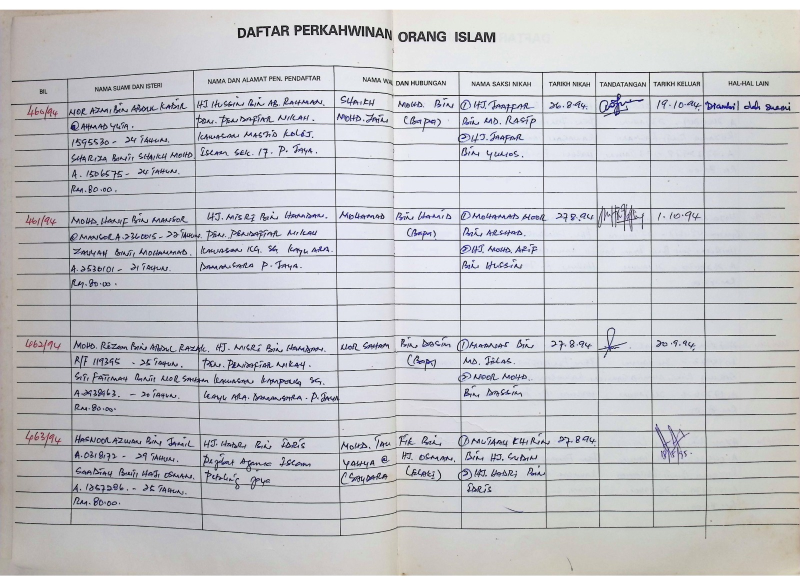
#> input picture data/jobs/20260525_115623_ccc56727/input/5e96ed42-1760-4274-b879-10d91ee7a201.JPG, 1600 x 1151 px (shown at 1/2 size)
$ python -i preprocess.py   (imports and definitions only)
#> lines starting #> are read from the running program, lines starting #| are printed output that depends on the picture; after the words box and inside, x2 and y2 are one past the last pixel; in counts of white or black regions, pixels touching at a corner belong together
from __future__ import annotations

from dataclasses import dataclass
from pathlib import Path
import shutil
import tempfile

import cv2


@dataclass(frozen=True)
class RetryVariant:
    name: str
    source: str
    image_path: Path
    temporary: bool = False


def build_retry_variants(
    crop_path: Path,
    *,
    padding_ratio: float = 0.05,
    save_dir: Path | None = None,
) -> list[RetryVariant]:
#> called with padding_ratio = 0.05
    image = cv2.imread(str(crop_path), cv2.IMREAD_COLOR)
#> image is the input picture: shape (1151, 1600, 3); mean B, G, R 201.9, 197.5, 196.9
    if image is None:
        raise ValueError(f"Failed to load retry crop: {crop_path}")

    output_dir, temporary = _prepare_output_dir(save_dir)
    output_dir.mkdir(parents=True, exist_ok=True)

    padded = _pad_image(image, padding_ratio=padding_ratio)
#> in _pad_image, `return cv2.copyMakeBorder( image, padding, padding, padding, padding, ..`:
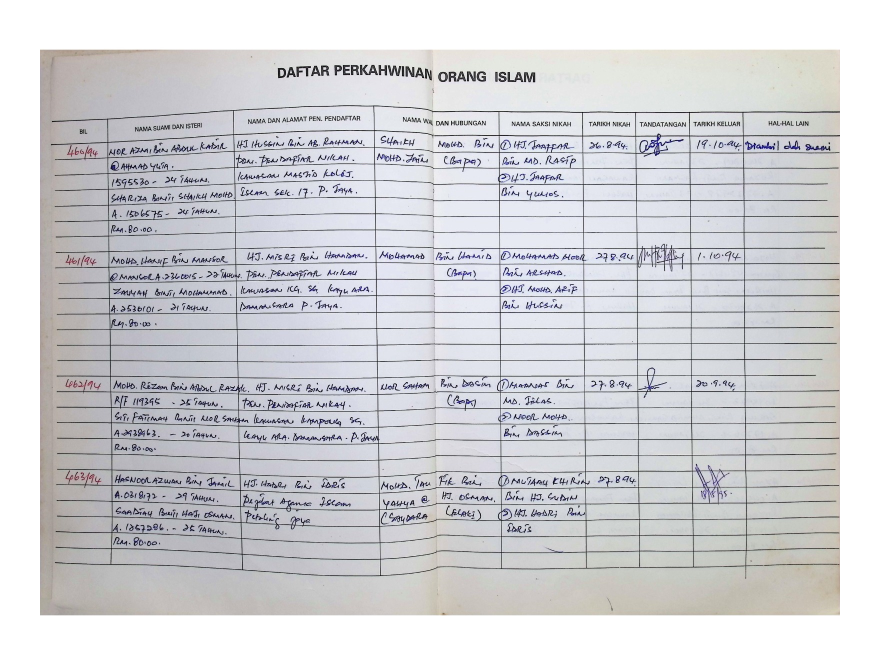
#> returned value: shape (1311, 1760, 3) (shown at 1/2 size); mean of channels 0, 1, 2 212.7, 209.1, 208.6; drawn as B, G, R
    grayscale = cv2.cvtColor(padded, cv2.COLOR_BGR2GRAY)
    grayscale = cv2.resize(grayscale, None, fx=2.0, fy=2.0, interpolation=cv2.INTER_CUBIC)
#> grayscale: shape (2622, 3520)
    grayscale = cv2.convertScaleAbs(grayscale, alpha=1.2, beta=8.0)
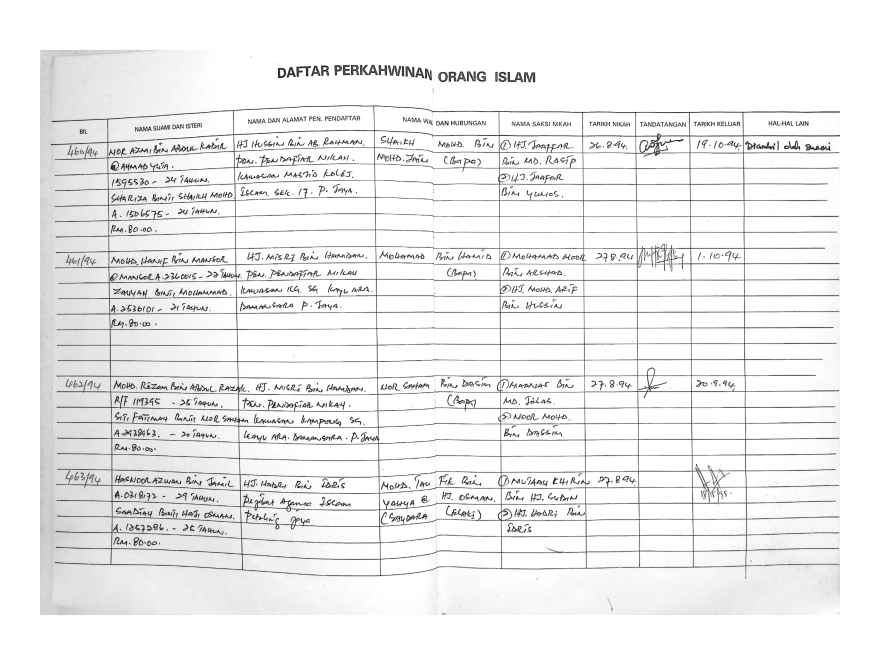
#> grayscale: shape (2622, 3520) (shown at 1/4 size); min 8, max 255, mean 238.8
    _, thresholded = cv2.threshold(grayscale, 0, 255, cv2.THRESH_BINARY + cv2.THRESH_OTSU)
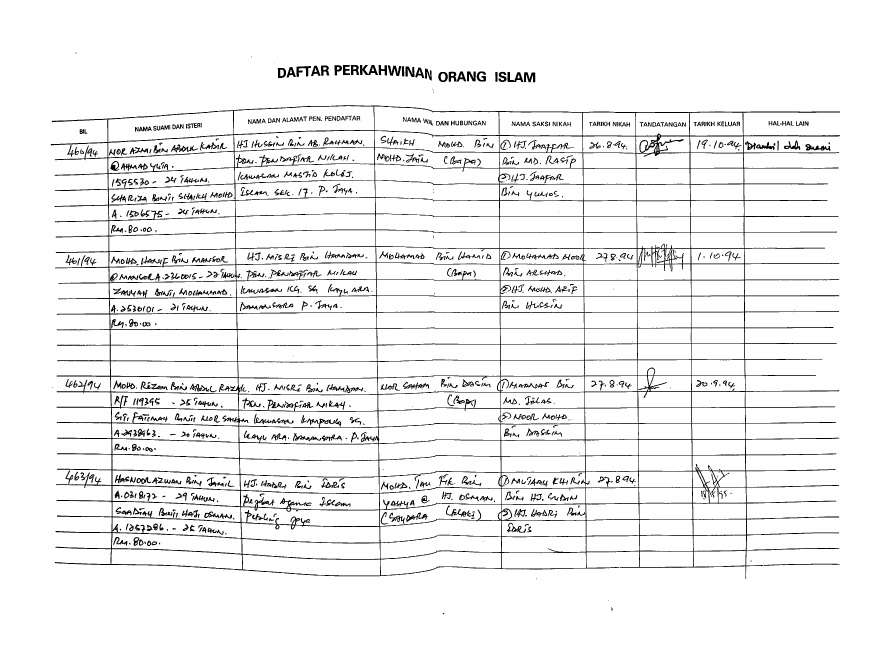
#> thresholded: shape (2622, 3520) (shown at 1/4 size); 94.1% white; 966 black regions (104 under 20 px), largest, box (x1, y1, x2, y2) and area: (203, 421, 3360, 2315) 328593, (1795, 286, 1864, 327) 1577, (1440, 260, 1512, 300) 1560

    variants = [
        RetryVariant("original", "retry_original", output_dir / "original.png", temporary=temporary),
        RetryVariant("grayscale", "retry_grayscale", output_dir / "grayscale.png", temporary=temporary),
        RetryVariant("thresholded", "retry_thresholded", output_dir / "thresholded.png", temporary=temporary),
    ]

    if not cv2.imwrite(str(variants[0].image_path), padded):
        raise ValueError(f"Failed to write retry variant: {variants[0].image_path}")
    if not cv2.imwrite(str(variants[1].image_path), grayscale):
        raise ValueError(f"Failed to write retry variant: {variants[1].image_path}")
    if not cv2.imwrite(str(variants[2].image_path), thresholded):
        raise ValueError(f"Failed to write retry variant: {variants[2].image_path}")

    return variants[:3]


def cleanup_retry_variants(variants: list[RetryVariant]) -> None:
    temporary_dirs = {variant.image_path.parent for variant in variants if variant.temporary}
    for directory in sorted(temporary_dirs):
        shutil.rmtree(directory, ignore_errors=True)


def _prepare_output_dir(save_dir: Path | None) -> tuple[Path, bool]:
    if save_dir is not None:
        return save_dir, False
    return Path(tempfile.mkdtemp(prefix="marriage-ocr-retry-")), True


def _pad_image(image, *, padding_ratio: float) -> object:
    height, width = image.shape[:2]
    base = max(height, width)
    padding = max(1, int(round(base * max(0.0, padding_ratio))))
    return cv2.copyMakeBorder(
        image,
        padding,
        padding,
        padding,
        padding,
        borderType=cv2.BORDER_CONSTANT,
        value=(255, 255, 255),
    )

>>> result = build_retry_variants('../../../data/jobs/20260525_115623_ccc56727/input/5e96ed42-1760-4274-b879-10d91ee7a201.JPG')
